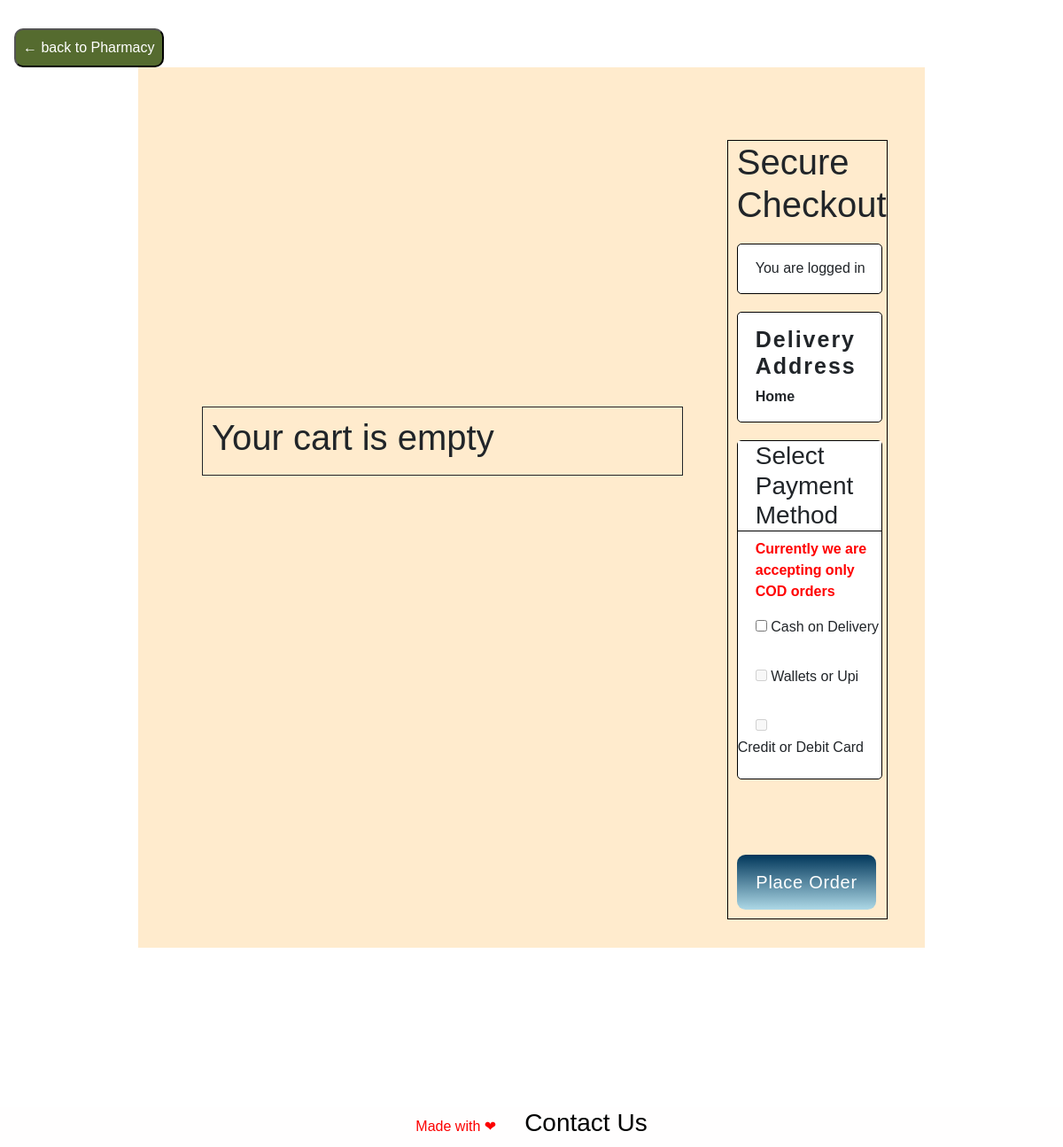
The app's page /main/4/cart, older data.
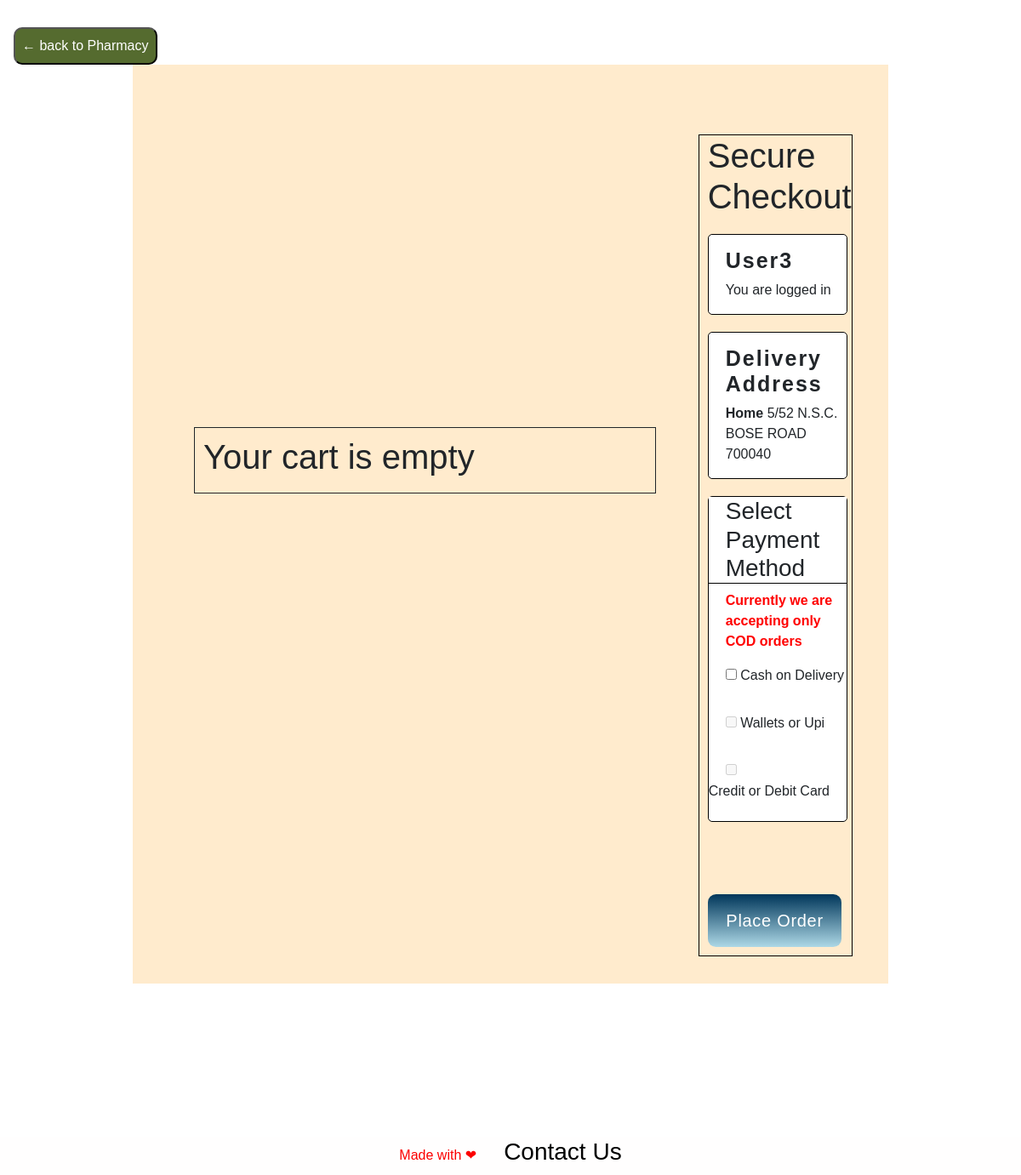
The same page, newer data.
### doormed/models.py (models this page shows, shortened)
class Register_user(db.Model, UserMixin):
    id = db.Column(db.Integer, primary_key=True)
    name = db.Column(db.String(80), unique=False, nullable=False)
    email = db.Column(db.String(120), unique=True, nullable=False)
    address = db.Column(db.String(120),  nullable=False)
    city = db.Column(db.String(80), unique=False, nullable=False)
    pincode = db.Column(db.String(10), unique=False, nullable=False)
    number = db.Column(db.String(80), unique=True, nullable=False)
    password = db.Column(db.String(120), unique=False, nullable=False)
    cartitems1 = db.relationship('CartItem', backref='Customer')

### doormed/cart/routes.py (the view, shortened to what this page needs)
@app.route('/main/<int:id>/cart')
def cart(id):
    items = []
    cart1 = []
    user = Register_user.query.filter_by(id=id).first()
    carts = CartItem.query.filter_by(customer_id=id).all()
    return render_template("carts/cart.html",user=user,carts=carts,items=zip(items,cart1))

### doormed/templates/carts/cart.html (shortened to what this page needs)
{% extends 'base.html' %}
{% block header %}
    <link rel="stylesheet" href="{{url_for('static', filename = 'css/cart.css')}}">
{% endblock %}
{% block content %}
    <div class="top">
        <input action="action" onclick="window.history.go(-1); return false;" type="submit" value="&larr; back to Pharmacy" style="background: darkolivegreen;
        color: white;
        padding: 0.5rem;
        border-radius: 10px;
        margin-left: 1rem;
        margin-top: 2rem;">
    </div>
    <div class="whole">
            <div class="cart">
                {% if shop %}
                <div class="order">
                    <h3>Order from </h3>
                    <h5>{{shop.shop_name}}</h5>
                    <p>{{shop.address}}</p>
                    <p>{{shop.city}}</p>
                </div>
                <table  class="table table-sm table-condensed table-striped table-hover ">
                   <thead>
                    <tr>
                        <th>S No</th>
                        <th>Product Name</th>
                        <th>Price</th>
                        <th>Quantity</th>
                       <th>Update</th>
                        <th>Subtotal</th>
                        <th>Delete</th>
                    </tr>
                    </thead>
                    <tbody>
                    {% set ns = namespace(sub=0) %}
                    {% for item,ch in items %}
                    <tr>
                        <td>{{loop.index}}</td>
                        <td>
                            <div class="cart-info">
                                <p>{{item.name}}</p>
                            </div>
                        </td>
                        <td>{{item.price}}</td>
                        <td>
                            <form method="POST" action="{{url_for('updateitem', id = user.id, id2 = ch.id)}}">
                          <input type="number" value="{{ch.quantity}}" min="1" style="width: 50px" name="quantity"
                          height: 27px; outline: none; font-size: 15px">
                         <button><input type="submit" placeholder="Update">Update</button>
                            </form>
                            </td>
                        <td>{{item.price * ch.quantity}}</td>
       {% set ns.sub = ns.sub + (item.price * ch.quantity)%}
                        <td><button type="button" class="btn btn-sm btn-danger" data-bs-toggle="modal" data-bs-target="#exampleModal-{{ item.id }}">
                            Delete
                          </button></td>
                    </tr>
<div class="modal fade" id="exampleModal-{{ item.id }}" tabindex="-1" aria-labelledby="exampleModalLabel" aria-hidden="true">
    <div class="modal-dialog">
      <div class="modal-content">
        <div class="modal-header">
          <h5 class="modal-title" id="exampleModalLabel">{{ item.name }}</h5>
          <button type="button" class="btn-close" data-bs-dismiss="modal" aria-label="Close"></button>
        </div>
        <div class="modal-body">
          <span class="text-danger">Are you sure? You want to delete product!</span>
        </div>
        <div class="modal-footer">
          <button type="button" class="btn btn-sm btn-warning" data-bs-dismiss="modal">Cancel</button>
          <form action="{{url_for('deleteitem', id2 = ch.id, id = user.id)}}" method="POST">
            <button type="submit" class="btn btn-sm btn-danger">Delete</button>
          </form>
      </div>
    </div>
  </div>
  </div>
                    {% endfor %}
                </tbody>
                </table>
                <div class="total">
                    <table>
                        <tr>
                            <td>Total</td>
                            <td>{{ns.sub}}</td>
                        </tr>
                    </table>
                </div>
<a href="/main/{{user.id}}/clearcart">Clear Cart</a>
            {% else %}
            <h1>Your cart is empty</h1>
            {% endif %}
            </div>
            <div class="checkout">
                <h1>Secure Checkout</h1>
                <div class="box">
                    <h4>{{user.name}}</h4>
                    <p>You are logged in</p>
                </div>
                <div class="box">
                    <h4>Delivery Address</h4>
                    <p><b>Home</b> {{user.address}} {{user.pincode}}</p>
                </div>
                <div class="box box-2 ">
                    <h3>Select Payment Method</h3>
                    <p>Currently we are accepting only COD orders</p>
                    <input type="checkbox" id="COD" name="COD" value="COD" />
                    <label>Cash on Delivery</label><br><br>
                    <input type="checkbox" disabled id="COD" name="COD" value="COD" />
                    <label>Wallets or Upi</label><br><br>
                    <input type="checkbox" disabled id="COD" name="COD" value="COD" />
                    <label>Credit or Debit Card</label>
                </div>
                <button id="order">Place Order</button>
            </div>
            </div>
            <footer style="background-color: rgb(255, 254, 254); color: rgb(252, 0, 0); padding: 0.1rem; display: flex; flex-direction: row; align-items: center; justify-content: center;">Made with &#x2764
                <h3><a href="/contact" style="color: rgb(0, 0, 0); margin-left: 2rem;">Contact Us</a></h3>
                 </footer>
{% endblock %}

### doormed/templates/base.html (shortened to what this page needs)
<!DOCTYPE html>
<html lang="en">
<head>
    <link rel="stylesheet" href="https://stackpath.bootstrapcdn.com/bootstrap/4.5.2/css/bootstrap.min.css">
    <link rel="stylesheet" href="https://cdnjs.cloudflare.com/ajax/libs/font-awesome/5.15.3/css/all.min.css" />
    {% block header %}
    {% endblock %}
</head>
<body>
    {% block content %}
    {% endblock %}
</body>
</html>

### doormed/static/css/cart.css (style rules this page uses)
.cart { margin-left: 40px; margin-top: -150px; width: 70%; border: 1px solid; padding: 10px; height: fit-content; }
.top { display:flex; justify-content: space-between; }
.whole { display: flex; background-color: blanchedalmond; width: 74%; align-items: center; justify-content: center; margin: auto; padding: 2rem; margin-bottom: 180px; }
#COD { margin-left: 20px; }
#order { background-color: red; width: 96%; border-radius: 0.6rem; margin-top: 85px; height: 30px; font-size: 20px; color: white; margin-bottom: 10px; }
.checkout { border: 1px solid black; width: 22%; margin-top: 50px; margin-left: 50px; margin-right: 10px; padding-right: 5px; padding-left: 10px; }
.box { border: 1px solid black; border-radius: 5px; padding-left: 20px; margin-top: 20px; background-color: #fff; }
.box-2 { padding-left: 0px; padding-bottom: 15px; }
.box-2 p { margin-left: 20px; color: red; font-weight: 800; }
.box h4 { font-size: 25px; font-weight: 600; margin-top: 15px; }
.box-2 h3 { border-bottom: 1px solid black; background-color: #fff; padding-left: 20px; }
body { display: flex; min-height: 90vh; flex-direction: column; background: url("../images/black.jpg"); -webkit-background-size: cover; -moz-background-size: cover; -o-background-size: cover; background-size: cover; font-family: "Montserrat", "Raleway", sans-serif; }
button { width: 100px; margin: auto; color: white; font-size: 20px; padding: 1rem; border-radius: 10px; background: linear-gradient(to top, lightblue, rgb(0, 54, 90)); height: fit-content !important; outline: none; border: none; opacity: 1; letter-spacing: 0.7px; text-transform: capitalize !important; }
h4 { max-width: 80%; margin-top: 55px; font-size: 44px; font-weight: 400; letter-spacing: 2px; animation: animate3 ease 4s; animation-iteration-count: 1; animation-fill-mode: forwards; }

Row changes from the older to the newer data that the page shows:
added Register_user: name "User3", address "5/52 N.S.C. BOSE ROAD", pincode "700040"
